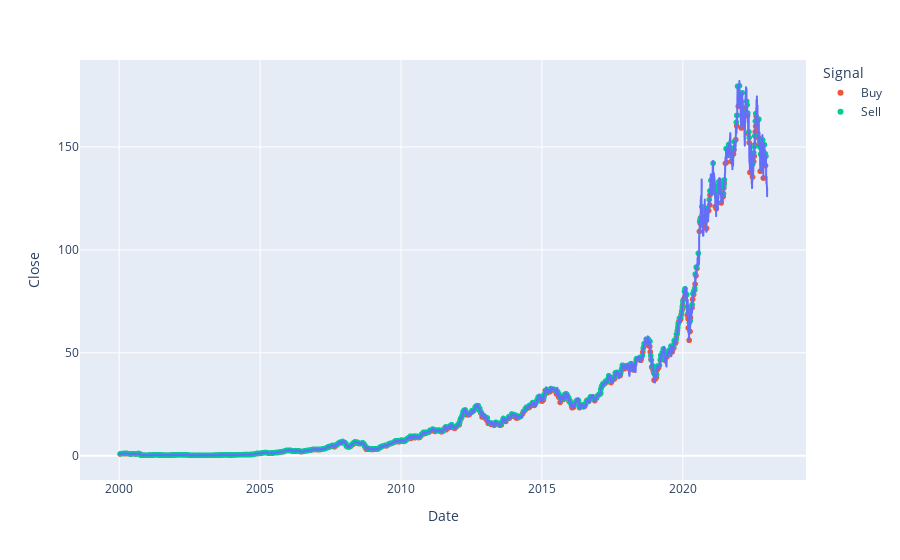

Notebook code cell kept with this figure:
### Code cell
fig = px.scatter(labeled_df, x='Date', y='Close', color='Signal')
# add a line plot to the scatter plot of the Close price
fig.add_trace(px.line(labeled_df, x='Date', y='Close').data[0])

### Figure 1 — Plotly figure (JSON) as saved in the notebook; plotly's stock layout.template omitted (floating-point values rounded to 4 significant figures; data arrays with more than 128 entries replaced by an {"elided": "..."} marker saying what was removed)
{"data": [{"hovertemplate": "Signal=Buy<br>Date=%{x}<br>Close=%{y}<extra></extra>", "legendgroup": "Buy", "marker": {"color": "#EF553B", "symbol": "circle"}, "mode": "markers", "name": "Buy", "showlegend": true, "type": "scattergl", "x": {"elided": "571 str values"}, "xaxis": "x", "y": {"elided": "571 float values"}, "yaxis": "y"}, {"hovertemplate": "Signal=Sell<br>Date=%{x}<br>Close=%{y}<extra></extra>", "legendgroup": "Sell", "marker": {"color": "#00cc96", "symbol": "circle"}, "mode": "markers", "name": "Sell", "showlegend": true, "type": "scattergl", "x": {"elided": "571 str values"}, "xaxis": "x", "y": {"elided": "571 float values"}, "yaxis": "y"}, {"hovertemplate": "Date=%{x}<br>Close=%{y}<extra></extra>", "legendgroup": "", "line": {"color": "#636efa", "dash": "solid"}, "marker": {"symbol": "circle"}, "mode": "lines", "name": "", "showlegend": false, "type": "scattergl", "x": {"elided": "5787 str values"}, "xaxis": "x", "y": {"elided": "5787 float values"}, "yaxis": "y"}], "layout": {"legend": {"title": {"text": "Signal"}, "tracegroupgap": 0}, "margin": {"t": 60}, "xaxis": {"anchor": "y", "domain": [0, 1], "title": {"text": "Date"}}, "yaxis": {"anchor": "x", "domain": [0, 1], "title": {"text": "Close"}}}}
